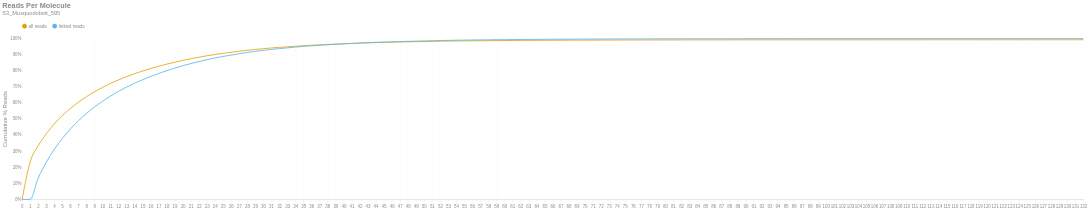

The notebook cell saved with this chart:
### Markdown cell above
### Reads per Molecule
This chart shows the cumulative distribution of the number of reads per linked molecule. That is, how many alignments are associated with a unique molecule. This excludes the number of reads associated with invalid or absent linked-read barcodes. The `linked` histogram is the percentages recalculated when disregarding singletons.

### Code cell
if SKIPLR:
    print_html(f"Skipped")
else:
    counts = np.bincount(valids['reads'].cast(pl.Int64).to_numpy())
    weighted = counts * np.arange(len(counts))
    all_perc = weighted / n_reads
    linked_perc = weighted / n_linked_reads
    linked_perc[1] = 0
    binned_df = pl.DataFrame({
        'readsper': list(range(len(counts))),
        'all reads (cumsum)': np.cumsum(all_perc).tolist(),
        'linked reads (cumsum)': np.cumsum(linked_perc).tolist(),
    })

    with SafeRender(binned_df):
        (
            density_plot(binned_df, 'Reads Per Molecule', samplename, 'readspmol')
            .encode(
                x=alt.X('readsper:O', title=None).axis(labelAngle=0).scale(padding=0),
                y=alt.Y('value:Q', title='Cumulative % Reads').axis(format='%').stack(False),
                color=alt.Color("key:N").scale(domain=["all reads", "linked reads"]),
                tooltip=[
                    alt.Tooltip("key:N", title="Data Type"),
                    alt.Tooltip("readsper:O", title="Reads Per Molecule"),
                    alt.Tooltip("value:Q", format=".2%", title="% Reads (Cum.)")
                ]            
            )
        ).display()

### Figure 1 — Vega-Lite specification as saved in the notebook (floating-point values rounded to 4 significant figures; data arrays with more than 128 entries replaced by an {"elided": "..."} marker saying what was removed)
{"width": "container", "height": 400, "config": {"title": {"anchor": "start", "dy": -15, "fontSize": 18, "color": "#888888", "subtitleColor": "#888888", "subtitleFontSize": 14}, "arc": {"fill": "#0072B2"}, "axis": {"domainColor": "#888888", "domainWidth": 0.5, "gridWidth": 0.2, "grid": false, "titleFontWeight": 400, "titleFontSize": 15, "labelFontSize": 11, "labelColor": "#888888", "tickColor": "#888888", "tickWidth": 0.2, "titleColor": "#888888"}, "axisBand": {"grid": false}, "axisX": {"grid": true, "tickSize": 10, "domainCap": "round"}, "axisY": {"domain": false, "grid": true, "tickSize": 0, "domainCap": "round"}, "background": "transparent", "header": {"labelFontSize": 15, "labelColor": "#888888", "titleFontSize": 15, "titleFontWeight": 600, "titleColor": "#888888"}, "legend": {"labelFont": "sans-serif", "labelFontSize": 12, "labelColor": "#888888", "symbolSize": 100, "symbolType": "circle", "titleFontSize": 12, "titlePadding": 10, "titleColor": "#888888", "title": null, "orient": "top"}, "range": {"category": ["#E69F00", "#56B4E9", "#009E73", "#F0E442", "#0072B2", "#D55E00", "#CC79A7", "#000000"], "diverging": ["#cfe8f3", "#a2d4ec", "#73bfe2", "#46abdb", "#1696d2", "#12719e"]}, "area": {"fill": "#0072B2", "fillOpacity": 0.7, "line": true, "strokeOpacity": 0.7}, "line": {"color": "#0072B2", "stroke": "#0072B2", "strokeWidth": 2}, "trail": {"color": "#0072B2", "stroke": "#0072B2", "strokeWidth": 0, "size": 1}, "point": {"filled": true, "fillOpacity": 1.0, "size": 95}, "text": {"color": "#888888", "fontSize": 11, "align": "right", "fontWeight": 400, "size": 11}, "bar": {"fill": "#0072B2", "stroke": null}, "view": {"stroke": null, "continuousWidth": 660, "continuousHeight": 400}}, "data": {"name": "data-69f177b03aa05437166ebcd7bf37c185"}, "mark": {"type": "line", "interpolate": "monotone", "point": {"opacity": 0, "size": 275}}, "encoding": {"color": {"field": "key", "scale": {"domain": ["all reads", "linked reads"]}, "type": "nominal"}, "tooltip": [{"field": "key", "title": "Data Type", "type": "nominal"}, {"field": "readsper", "title": "Reads Per Molecule", "type": "ordinal"}, {"field": "value", "format": ".2%", "title": "% Reads (Cum.)", "type": "quantitative"}], "x": {"axis": {"labelAngle": 0}, "field": "readsper", "scale": {"padding": 0}, "title": null, "type": "ordinal"}, "y": {"axis": {"format": "%"}, "field": "value", "stack": false, "title": "Cumulative % Reads", "type": "quantitative"}}, "params": [{"name": "param_c36ac31b6afebe62", "select": {"type": "point", "fields": ["key"]}, "bind": "legend"}], "title": {"text": "Reads Per Molecule", "subtitle": "S3_Musquodoboit_595"}, "transform": [{"fold": ["all reads (cumsum)", "linked reads (cumsum)"]}, {"calculate": "replace(datum.key, ' (cumsum)', '')", "as": "key"}, {"filter": {"param": "param_c36ac31b6afebe62"}}], "usermeta": {"embedOptions": {"downloadFileName": "S3_Musquodoboit_595.readspmol"}}, "$schema": "https://vega.github.io/schema/vega-lite/v6.1.0.json", "datasets": {"data-69f177b03aa05437166ebcd7bf37c185": {"elided": "133 records"}}}
